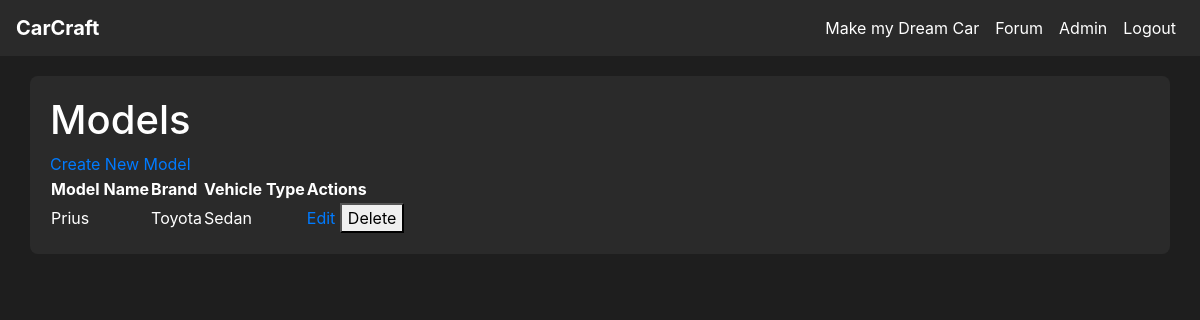
The app's page /models (signed in), older data.
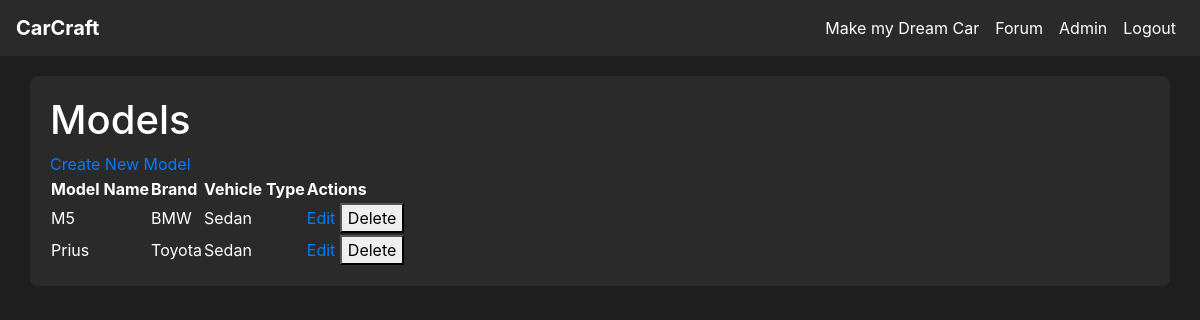
The same page, newer data.
### tables this page shows
CREATE TABLE model (
    model_id INTEGER PRIMARY KEY AUTOINCREMENT,
    brand_id INTEGER NOT NULL,
    type_id INTEGER NOT NULL,
    name VARCHAR(100) NOT NULL,
    FOREIGN KEY (brand_id) REFERENCES brand(brand_id),
    FOREIGN KEY (type_id) REFERENCES vehicle_type(type_id)
);

CREATE TABLE brand (
    brand_id INTEGER PRIMARY KEY AUTOINCREMENT,
    name VARCHAR(20)
);

CREATE TABLE vehicle_type (
    type_id INTEGER PRIMARY KEY AUTOINCREMENT,
    name VARCHAR(20) NOT NULL
);

### app.py (the view)
@app.route('/models')
@login_required
def models():
    conn = get_db_connection()
    models = conn.execute('''
        SELECT model.model_id, model.name as model_name, brand.name as brand_name, vehicle_type.name as type_name
        FROM model
        JOIN brand ON model.brand_id = brand.brand_id
        JOIN vehicle_type ON model.type_id = vehicle_type.type_id
        ORDER BY model.name
    ''').fetchall()
    conn.close()
    return render_template('model.html', models=models)

### app.py (called while the page is built)
def get_db_connection():
    conn = sqlite3.connect(DATABASE)
    conn.row_factory = sqlite3.Row  # This enables column access by name: row['column_name']
    return conn

@login_manager.user_loader
def load_user(user_id):
    return User.get(user_id)

    @staticmethod
    def get(user_id):
        conn = get_db_connection()
        user_data = conn.execute('SELECT * FROM user WHERE user_id = ?', (user_id,)).fetchone()
        conn.close()
        if user_data:
            return User(
                user_id=user_data['user_id'],
                username=user_data['username'],
                email=user_data['email'],
                password_hash=user_data['password_hash'],
                admin=bool(user_data['admin'])
            )
        return None

### templates/model.html (shortened to what this page needs)
{% extends "base.html" %}
{% block content %}
<h1>Models</h1>
<a href="{{ url_for('create_model') }}">Create New Model</a>
<table>
    <tr>
        <th>Model Name</th>
        <th>Brand</th>
        <th>Vehicle Type</th>
        <th>Actions</th>
    </tr>
    {% for model in models %}
    <tr>
        <td>{{ model['model_name'] }}</td>
        <td>{{ model['brand_name'] }}</td>
        <td>{{ model['type_name'] }}</td>
        <td>
            <a href="{{ url_for('edit_model', model_id=model['model_id']) }}">Edit</a>
            <form action="{{ url_for('delete_model', model_id=model['model_id']) }}" method="POST" style="display:inline;">
                <button type="submit" onclick="return confirm('Are you sure?')">Delete</button>
            </form>
        </td>
    </tr>
    {% endfor %}
</table>
{% endblock %}

Row changes from the older to the newer data that the page shows:
added model: model_name "M5", brand_name "BMW", type_name "Sedan"
